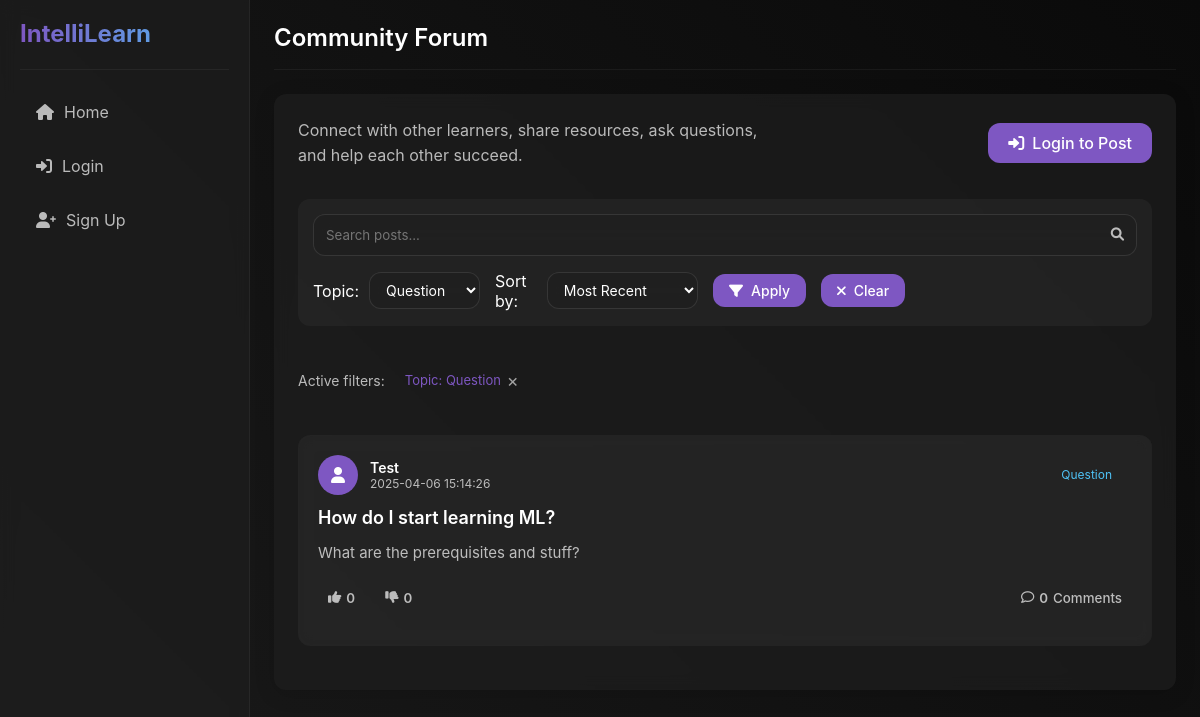
Screenshot of /forum?topic=Question with the database file from the repository.
### models.py (models this page shows, shortened)
class ForumPost(db.Model):
    __tablename__ = 'forum_posts'
    id = db.Column(db.Integer, primary_key=True)
    title = db.Column(db.String(200), nullable=False)
    content = db.Column(db.Text, nullable=False)
    author_id = db.Column(db.Integer, db.ForeignKey('users.id'), nullable=False)
    topic = db.Column(db.String(50), nullable=True)  # New field for post topic
    created_at = db.Column(db.DateTime, default=datetime.datetime.utcnow)
    has_image = db.Column(db.Boolean, default=False)
    image_path = db.Column(db.String(255), nullable=True)
    likes = db.Column(db.Integer, default=0)
    dislikes = db.Column(db.Integer, default=0)
    comments = db.relationship('ForumComment', backref='post', lazy=True, cascade='all, delete-orphan')
    reactions = db.relationship('ForumReaction', backref='post', lazy=True, cascade='all, delete-orphan')
    def to_dict(self):
        return {
            'id': self.id,
            'title': self.title,
            'content': self.content,
            'author': self.author.username,
            'author_id': self.author_id,
            'topic': self.topic,  # Include topic in dict
            'timestamp': self.created_at.timestamp(),
            'has_image': self.has_image,
            'image_path': self.image_path,
            'likes': self.likes,
            'dislikes': self.dislikes,
            'comments': [comment.to_dict() for comment in self.comments]
        }

class User(db.Model):
    __tablename__ = 'users'
    id = db.Column(db.Integer, primary_key=True)
    username = db.Column(db.String(50), unique=True, nullable=False)
    password = db.Column(db.String(100), nullable=False)
    points = db.Column(db.Integer, default=0)
    level = db.Column(db.Integer, default=1)
    streak = db.Column(db.Integer, default=0)
    completed_topics = db.Column(db.Text, default='[]')  # JSON string of completed topics
    is_premium = db.Column(db.Boolean, default=False)
    premium_until = db.Column(db.DateTime, nullable=True)
    created_at = db.Column(db.DateTime, default=datetime.datetime.utcnow)
    education_level = db.Column(db.String(100), nullable=True)  # e.g., High School, Bachelor's, Master's
    field_of_study = db.Column(db.String(100), nullable=True)  # e.g., Computer Science, Biology
    current_courses = db.Column(db.Text, default='[]')  # JSON string of current courses
    learning_goals = db.Column(db.Text, nullable=True)  # Learning objectives
    career_goals = db.Column(db.String(200), nullable=True)  # Career aspirations
    preferred_learning_style = db.Column(db.String(50), nullable=True)  # e.g., Visual, Auditory, Reading/Writing
    roadmaps = db.relationship('Roadmap', backref='creator', lazy=True)
    forum_posts = db.relationship('ForumPost', backref='author', lazy=True)
    forum_comments = db.relationship('ForumComment', backref='author', lazy=True)
    chat_messages = db.relationship('ChatMessage', backref='user', lazy=True)

### app.py (the view, shortened to what this page needs)
@app.route('/forum')
def forum():
    search_query = request.args.get('search', '').strip()
    filter_topic = request.args.get('topic', '').strip()
    sort_by = request.args.get('sort', 'recent')  # 'recent', 'popular', 'likes'
    query = ForumPost.query.distinct(ForumPost.id)
    if search_query:
        query = query.filter(ForumPost.title.ilike(f'%{search_query}%') |
                             ForumPost.content.ilike(f'%{search_query}%'))
    if filter_topic:
        query = query.filter(ForumPost.topic == filter_topic)
    if sort_by == 'recent':
        query = query.order_by(ForumPost.created_at.desc())
    elif sort_by == 'popular':
        query = query.order_by(db.func.count(ForumComment.id).desc(), ForumPost.created_at.desc())
        query = query.outerjoin(ForumComment).group_by(ForumPost.id)
    elif sort_by == 'likes':
        query = query.order_by(ForumPost.likes.desc(), ForumPost.created_at.desc())
    posts = query.all()
    post_dicts = []
    all_topics = db.session.query(ForumPost.topic).distinct().filter(ForumPost.topic != None, ForumPost.topic != '').all()
    topics = [topic[0] for topic in all_topics]
    current_user_id = None
    if 'username' in session:
        user = User.query.filter_by(username=session['username']).first()
        if user:
            current_user_id = user.id
    for post in posts:
        post_dict = post.to_dict()
        post_dicts.append(post_dict)
    return render_template('forum.html',
                          posts=post_dicts,
                          topics=topics,
                          current_topic=filter_topic,
                          current_search=search_query,
                          current_sort=sort_by)

### app.py (called while the page is built)
@app.template_filter('timestamp_format')
def timestamp_format(timestamp):
    if isinstance(timestamp, datetime.datetime):
        return timestamp.strftime('%Y-%m-%d %H:%M:%S')
    try:
        date = datetime.datetime.fromtimestamp(timestamp)
        return date.strftime('%Y-%m-%d %H:%M:%S')
    except (TypeError, ValueError):
        return str(timestamp)

@app.context_processor
def inject_user():
    user_data = None
    if 'username' in session:
        user = User.query.filter_by(username=session['username']).first()
        if user:
            user_data = user.to_dict()
    return dict(user=user_data)

### templates/forum.html (shortened to what this page needs)
{% extends "base.html" %}
{% block page_title %}Community Forum{% endblock %}
{% block content %}
<div class="forum-container">
    <div class="forum-header">
        <div class="header-info">
            <p>Connect with other learners, share resources, ask questions, and help each other succeed.</p>
        </div>
        {% if 'username' in session %}
        <button class="btn btn-primary" id="new-post-btn">
            <i class="fas fa-plus"></i> New Post
        </button>
        {% else %}
        <a href="{{ url_for('login') }}" class="btn btn-primary">
            <i class="fas fa-sign-in-alt"></i> Login to Post
        </a>
        {% endif %}
    </div>
    <div class="forum-search-filter">
        <form class="search-form" method="GET" action="{{ url_for('forum') }}">
            <div class="search-container">
                <input type="text" name="search" placeholder="Search posts..." value="{{ current_search }}">
                <button type="submit" class="search-btn">
                    <i class="fas fa-search"></i>
                </button>
            </div>
            <div class="filters-container">
                <div class="filter-group">
                    <label for="filter-topic">Topic:</label>
                    <select id="filter-topic" name="topic" class="filter-select">
                        {% for topic in topics %}
                        <option value="{{ topic }}" {% if current_topic == topic %}selected{% endif %}>{{ topic }}</option>
                        {% endfor %}
                    </select>
                </div>
                <div class="filter-group">
                    <label for="filter-sort">Sort by:</label>
                    <select id="filter-sort" name="sort" class="filter-select">
                        <option value="recent" {% if current_sort == 'recent' %}selected{% endif %}>Most Recent</option>
                    </select>
                </div>
                <button type="submit" class="btn btn-secondary btn-sm">
                    <i class="fas fa-filter"></i> Apply
                </button>
                {% if current_search or current_topic or current_sort != 'recent' %}
                <a href="{{ url_for('forum') }}" class="btn btn-outline btn-sm">
                    <i class="fas fa-times"></i> Clear
                </a>
                {% endif %}
            </div>
        </form>
    </div>
    {% if current_search or current_topic %}
    <div class="active-filters">
        <span class="filters-label">Active filters:</span>
        {% if current_topic %}
        <span class="filter-badge">
            Topic: {{ current_topic }}
            <a href="{{ url_for('forum', search=current_search, sort=current_sort) }}" class="remove-filter">×</a>
        </span>
        {% endif %}
    </div>
    {% endif %}
    <div id="forum-posts" class="posts-container">
        {% if posts %}
            {% for post in posts %}
            <div class="forum-post">
                <div class="post-header">
                    <div class="post-author">
                        <div class="author-avatar">
                            <i class="fas fa-user"></i>
                        </div>
                        <div class="author-info">
                            <div class="author-name">{{ post.author }}</div>
                            <div class="post-time" data-timestamp="{{ post.timestamp }}">{{ post.timestamp|timestamp_format }}</div>
                        </div>
                    </div>
                    {% if post.topic %}
                    <div class="post-topic">
                        <a href="{{ url_for('forum', topic=post.topic) }}" class="topic-badge">
                            {{ post.topic }}
                        </a>
                    </div>
                    {% endif %}
                </div>
                <h3 class="post-title">{{ post.title }}</h3>
                <div class="post-content">{{ post.content }}</div>
                <div class="post-actions">
                    <div class="reaction-buttons">
                        <button class="btn-action btn-like {% if post.user_reaction == 'like' %}active{% endif %}" data-post-id="{{ post.id }}">
                            <i class="fas fa-thumbs-up"></i> <span class="like-count">{{ post.likes }}</span>
                        </button>
                        <button class="btn-action btn-dislike {% if post.user_reaction == 'dislike' %}active{% endif %}" data-post-id="{{ post.id }}">
                            <i class="fas fa-thumbs-down"></i> <span class="dislike-count">{{ post.dislikes }}</span>
                        </button>
                    </div>
                    <button class="btn-action btn-comments">
                        <i class="far fa-comment"></i> <span class="comment-count">{{ post.comments|length }}</span> Comments
                    </button>
                </div>
            </div>
            {% endfor %}
        {% endif %}
    </div>
</div>
{% endblock %}

### static/css/style.css (style rules this page uses)
:root { --bg-primary: #121212; --bg-secondary: rgba(30, 30, 30, 0.7); --bg-tertiary: rgba(45, 45, 45, 0.5); --accent-primary: #7e57c2; --accent-secondary: #4fc3f7; --text-primary: #ffffff; --text-secondary: rgba(255, 255, 255, 0.7); --success: #4caf50; --warning: #ff9800; --error: #f44336; --border-radius: 12px; --sidebar-width: 250px; --header-height: 70px; --box-shadow: 0 4px 20px rgba(0, 0, 0, 0.15); --transition: all 0.3s ease; --blur: 8px; }
* { margin: 0; padding: 0; box-sizing: border-box; font-family: 'Inter', -apple-system, BlinkMacSystemFont, 'Segoe UI', Roboto, Oxygen, Ubuntu, Cantarell, 'Open Sans', 'Helvetica Neue', sans-serif; }
body { background-color: var(--bg-primary); color: var(--text-primary); min-height: 100vh; overflow-x: hidden; background-image: linear-gradient(45deg, #1a1a1a 0%, #0a0a0a 100%); background-attachment: fixed; }
a { color: var(--accent-secondary); text-decoration: none; transition: var(--transition); }
button, .btn { background-color: var(--accent-primary); color: var(--text-primary); border: none; padding: 10px 20px; border-radius: var(--border-radius); cursor: pointer; transition: var(--transition); font-weight: 500; display: inline-flex; align-items: center; justify-content: center; gap: 8px; }
input, textarea, select { background-color: var(--bg-tertiary); border: 1px solid rgba(255, 255, 255, 0.1); color: var(--text-primary); padding: 12px 16px; border-radius: var(--border-radius); width: 100%; transition: var(--transition); backdrop-filter: blur(var(--blur)); }
h1, h2, h3, h4, h5, h6 { color: var(--text-primary); font-weight: 600; line-height: 1.2; margin-bottom: 16px; }
p { color: var(--text-secondary); line-height: 1.6; margin-bottom: 16px; }
.forum-post { background-color: var(--bg-tertiary); border-radius: var(--border-radius); padding: 20px; margin-bottom: 20px; backdrop-filter: blur(var(--blur)); }
.post-header { display: flex; justify-content: space-between; align-items: center; margin-bottom: 12px; }
.post-author { display: flex; align-items: center; }
.author-avatar { width: 32px; height: 32px; border-radius: 50%; background-color: var(--accent-primary); display: flex; align-items: center; justify-content: center; margin-right: 8px; }
.post-time { color: var(--text-secondary); font-size: 12px; }

### rows the page displays
ForumPost: topic "Question", author "Test", timestamp "2025-04-06 15:14:26", title "How do I start learning ML?", content "What are the prerequisites and stuff?", likes "0", dislikes "0", comments|length "0"

### other values shown
form field topic "Question"
